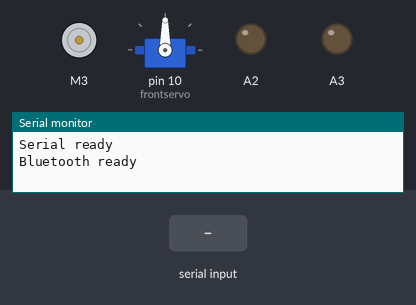
The sketch below on a simulated Arduino Uno, built with avr-gcc and run on an emulated ATmega328P. Parts: DC motor (green arrow = forward, orange = backward, longer = faster), servo, output pins drawn as LEDs (lit = HIGH), the last lines printed to the serial monitor. Dashed ring = blinking. The inputs (shaded band) are chosen by the test bench.

Above: at 1.2 s.
1.3 s: "3\n" received over the second serial link
At 1.7 s:
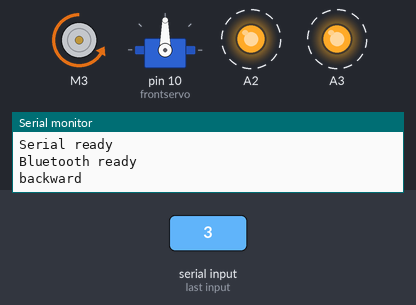
4.3 s: "1\n" received over the second serial link
At 5.0 s:
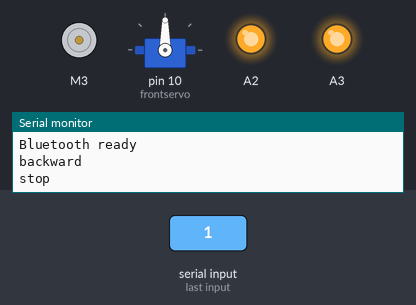
5.8 s: "2\n" received over the second serial link
At 6.1 s:
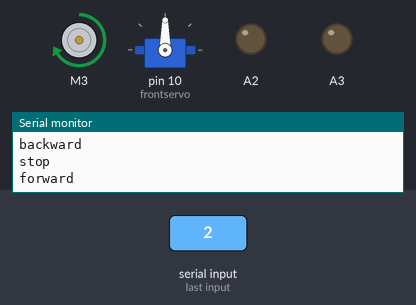
7.3 s: "4\n" received over the second serial link
At 8.5 s:
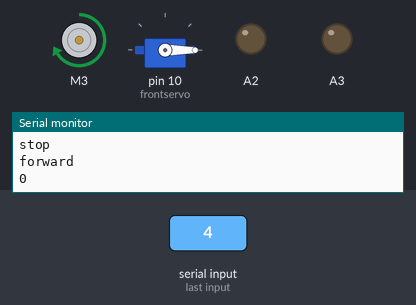
8.8 s: "1,90\n" received over the second serial link
At 9.6 s:
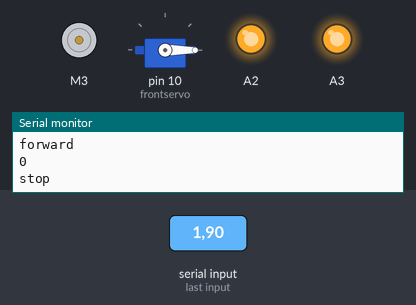
10.3 s: "3\n" received over the second serial link
At 11.9 s:
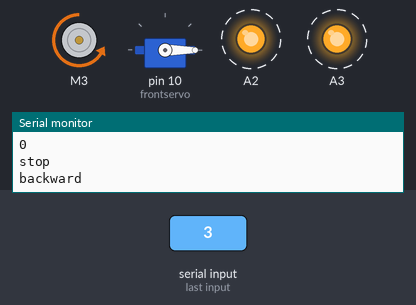
Timing chart, 0 to 14.3 s (numbered marks = the images above; inputs shaded):
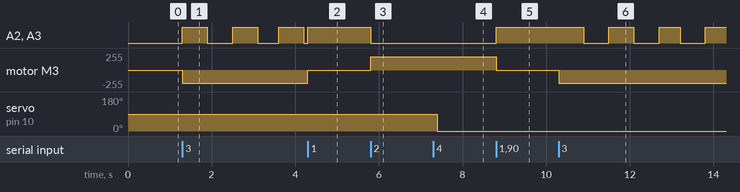

Measured:
- after the input at 1.3 s, A2, A3: alternates HIGH for 0.60 s and LOW for 0.55 s, starting at once; motor M3: stopped → backward 200/255 at once
- after the input at 4.3 s, motor M3: backward 200/255 → stopped at once
- after the input at 5.8 s, A2, A3: HIGH → LOW at once; motor M3: stopped → forward 200/255 at once
- after the input at 7.3 s, servo on pin 10 (frontservo): 90° → 0° after 0.10 s
- after the input at 8.8 s, A2, A3: LOW → HIGH at once; motor M3: forward 200/255 → stopped at once
- after the input at 10.3 s, A2, A3: alternates HIGH for 0.55 s and LOW for 0.60 s, starting after 0.60 s; motor M3: stopped → backward 200/255 at once

The sketch:

motor_run.ino
```cpp
#include <AFMotor.h>
#include <SoftwareSerial.h>
#include <Servo.h>

AF_DCMotor motor(3);

const int rxpin = A0; // 接收 pin
const int txpin = A1; // 發送 pin
SoftwareSerial bluetooth(rxpin, txpin);
Servo frontservo;
int angle = 0;
bool isFlashing = false;

void setup() {
  motor.setSpeed(200);
  motor.run(RELEASE);

  Serial.begin(9600);
  Serial.setTimeout(100);
  Serial.println("Serial ready");
  bluetooth.begin(9600);
  bluetooth.setTimeout(100);
  Serial.println("Bluetooth ready");

  frontservo.attach(10);
  pinMode(A2,OUTPUT);
  digitalWrite(A2,LOW);
  pinMode(A3,OUTPUT);
  digitalWrite(A3,LOW);
}

void loop() {
  int command = GetCommand();
  ExecCommand(command);
}

int GetCommand() {
  int command = bluetooth.parseInt();
  return command;
}

void ExecCommand(int command){

  if(command==1) {
    motor.run(RELEASE);
    Serial.println("stop");
    analogWrite(A2,255);
    analogWrite(A3,255);
    isFlashing = false;
  }
  else if(command==2) {
    motor.run(FORWARD);
    Serial.println("forward");
    analogWrite(A2,0);
    analogWrite(A3,0);
    isFlashing = false;
  }
  else if(command==3) {
    motor.run(BACKWARD);
    isFlashing = true;
    Serial.println("backward");
  }
  else if (command==4){
    int angle = bluetooth.parseInt();
    Serial.println(angle);
    frontservo.write(angle);
    isFlashing = false;
   }
  if(isFlashing) {
      flash();
  }

}

void flash(){

  static bool LedStatus = LOW;
  static unsigned long lasttime = 0;
  unsigned long thistime = millis();
    if(thistime-lasttime>500){
      LedStatus = !LedStatus;
      digitalWrite(A2, LedStatus);
      digitalWrite(A3, LedStatus);
      lasttime = thistime;
    }
}
```
